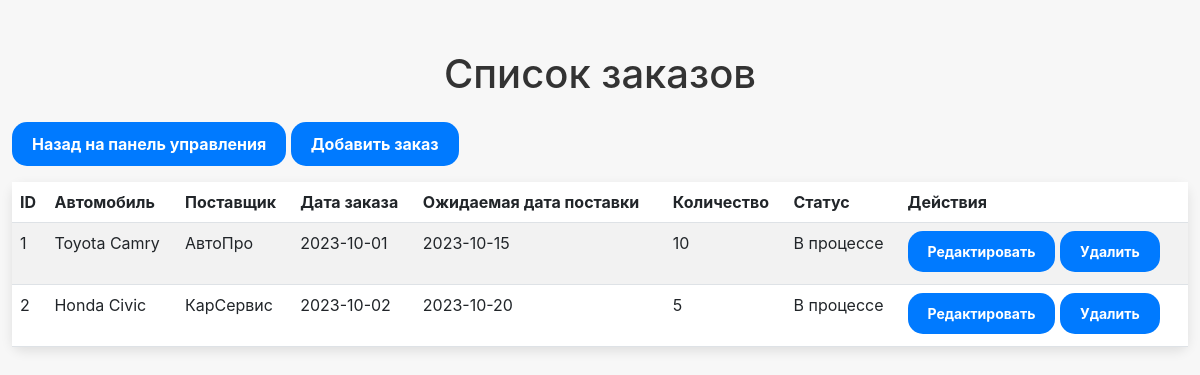
Screenshot of /view_orders (signed in) with the database file from the repository.
### models.py (models this page shows)
class Order(db.Model):
    __tablename__ = 'orders'
    order_id = db.Column(db.Integer, primary_key=True)
    car_id = db.Column(db.Integer, db.ForeignKey('cars.car_id'), nullable=False)
    supplier_id = db.Column(db.Integer, db.ForeignKey('suppliers.supplier_id'), nullable=False)
    order_date = db.Column(db.Date, nullable=False)
    expected_delivery_date = db.Column(db.Date)
    quantity = db.Column(db.Integer, nullable=False)
    status = db.Column(db.String(20), nullable=False)
    car = db.relationship('Car', backref='orders')
    supplier = db.relationship('Supplier', backref='orders')

class Car(db.Model):
    __tablename__ = 'cars'
    car_id = db.Column(db.Integer, primary_key=True)
    make = db.Column(db.String(50), nullable=False)
    model = db.Column(db.String(50), nullable=False)
    year = db.Column(db.Integer, nullable=False)
    vin = db.Column(db.String(17), unique=True, nullable=False)
    color = db.Column(db.String(20))
    price = db.Column(db.Float, nullable=False)
    mileage = db.Column(db.Integer)
    status = db.Column(db.String(20), nullable=False)
    fuel_type = db.Column(db.String(20))
    transmission = db.Column(db.String(20))
    body_type = db.Column(db.String(20))

class Supplier(db.Model):
    __tablename__ = 'suppliers'
    supplier_id = db.Column(db.Integer, primary_key=True)
    name = db.Column(db.String(100), nullable=False)
    contact_person = db.Column(db.String(50))
    phone_number = db.Column(db.String(20))
    email = db.Column(db.String(120), unique=True, nullable=False)
    address = db.Column(db.String(150))

### orders.py (the view)
    @app.route('/view_orders')
    def view_orders():
        if 'user_id' not in session:
            return redirect(url_for('login'))
        orders = Order.query.all()
        return render_template('view_orders.html', orders=orders)

### app.py (called while the page is built)
@app.before_request
def before_request():
    app.logger.debug(f"Запрос: {request.method} {request.url}")

@app.after_request
def after_request(response):
    app.logger.debug(f"Ответ: {response.status}")
    return response

### templates/view_orders.html (shortened to what this page needs)
<!DOCTYPE html>
<html lang="ru">
<head>
    <link rel="stylesheet" href="https://cdnjs.cloudflare.com/ajax/libs/bootstrap/5.3.0-alpha1/css/bootstrap.min.css">
    <link rel="stylesheet" href="https://cdnjs.cloudflare.com/ajax/libs/font-awesome/6.0.0-beta3/css/all.min.css">
</head>
<body>
<div class="container">
    <h1 class="text-center mb-4">Список заказов</h1>
    <a href="{{ url_for('dashboard') }}" class="btn btn-primary mb-3">Назад на панель управления</a>
    <a href="{{ url_for('add_order') }}" class="btn btn-success mb-3">Добавить заказ</a>
    <table class="table table-striped">
        <thead>
            <tr>
                <th>ID</th>
                <th>Автомобиль</th>
                <th>Поставщик</th>
                <th>Дата заказа</th>
                <th>Ожидаемая дата поставки</th>
                <th>Количество</th>
                <th>Статус</th>
                <th>Действия</th>
            </tr>
        </thead>
        <tbody>
            {% for order in orders %}
            <tr>
                <td>{{ order.order_id }}</td>
                <td>{{ order.car.make }} {{ order.car.model }}</td>
                <td>{{ order.supplier.name }}</td>
                <td>{{ order.order_date }}</td>
                <td>{{ order.expected_delivery_date }}</td>
                <td>{{ order.quantity }}</td>
                <td>{{ order.status }}</td>
                <td>
                    <a href="{{ url_for('edit_order', order_id=order.order_id) }}" class="btn btn-primary btn-sm mb-1">Редактировать</a>
                    <form action="{{ url_for('delete_order', order_id=order.order_id) }}" method="post" style="display:inline;">
                        <button type="submit" class="btn btn-danger btn-sm mb-1">Удалить</button>
                    </form>
                </td>
            </tr>
            {% endfor %}
        </tbody>
    </table>
</div>
</body>
</html>

### templates/view_orders.html (style rules this page uses)
body { background-color: #f7f7f7; font-family: -apple-system, BlinkMacSystemFont, "San Francisco", "Helvetica Neue", sans-serif; color: #333; }
.container { margin-top: 50px; max-width: 1200px; }
.table { background-color: #fff; border-radius: 10px; box-shadow: 0 4px 12px rgba(0, 0, 0, 0.1); }
.btn { border-radius: 15px; padding: 10px 20px; background-color: #007aff; border: none; color: #fff; font-weight: bold; }

### rows the page displays
Order: order_id "1", car.make "Toyota", car.model "Camry", supplier.name "АвтоПро", order_date "2023-10-01", expected_delivery_date "2023-10-15", quantity "10", status "В процессе"
Order: order_id "2", car.make "Honda", car.model "Civic", supplier.name "КарСервис", order_date "2023-10-02", expected_delivery_date "2023-10-20", quantity "5", status "В процессе"
